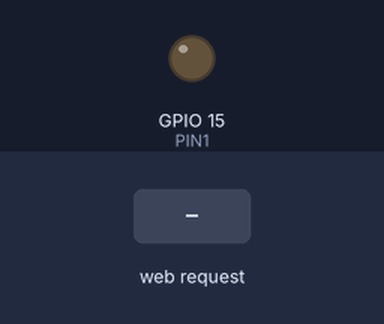
The sketch below on a simulated ESP8266 (NodeMCU). Shown: output pins drawn as LEDs (lit = HIGH). The test bench sets the inputs (shaded band). WiFi joins after 1.5 s; servers stay silent unless stated; what the sketch prints to the serial monitor is not drawn.

Above: at 2.7 s.
2.8 s: HTTP request GET /gpio/1 received
At 4.0 s:
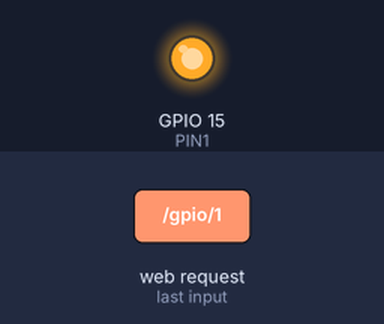
4.3 s: HTTP request GET /gpio/0 received
At 5.3 s:
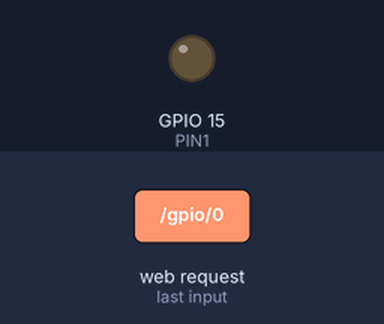
Timing chart, 0 to 7.3 s (numbered marks = the images above; inputs shaded):
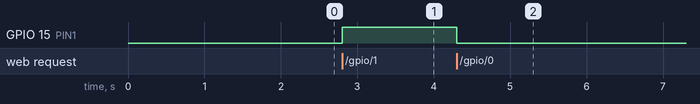

Measured:
- after the input at 2.8 s, GPIO 15 (PIN1): LOW → HIGH at once
- after the input at 4.3 s, GPIO 15 (PIN1): HIGH → LOW at once

The sketch:

AcendeLedWeb.ino
```cpp
#include <ESP8266WiFi.h>
#define PIN1 15

const char* ssid = "########";
const char* password = "########";

// Network settings
IPAddress ip(10, 1, 1, 50);
IPAddress gateway(10, 1, 1, 1);
IPAddress subnet(255, 255, 255, 0);

// Create an instance of the server
// specify the port to listen on as an argument
WiFiServer server(80);

void setup() {
  Serial.begin(115200);
  delay(10);

  // prepare GPIO2
  pinMode(PIN1, OUTPUT);
  digitalWrite(PIN1, 0);

  // Connect to WiFi
  Serial.println();
  Serial.print("Connecting to ");
  Serial.println(ssid);

  WiFi.config(ip, gateway, subnet);
  WiFi.begin(ssid, password);

  while (WiFi.status() != WL_CONNECTED) {
    delay(500);
    Serial.print(".");
  }
  Serial.println("");
  Serial.println("WiFi connected");

  // Start the server
  server.begin();
  Serial.println("Server started");

  // Print the IP address
  Serial.println(WiFi.localIP());
}

void loop() {
  // Check if a client has connected
  WiFiClient client = server.available();
  if (!client) {
    return;
  }

  // Wait until the client sends some
  while(!client.available()){
    delay(1);
  }

  // Read the first line of the request
  String req = client.readStringUntil('\r');
  Serial.println(req);
  client.flush();

  // Match the request
  // Set GPIO2 according to the request
  if (req.indexOf("/gpio/0") != -1)
    digitalWrite(PIN1, 0);
  else if (req.indexOf("/gpio/1") != -1)
    digitalWrite(PIN1, 1);

  client.flush();

  //Gets the current state of the relay/device
  int leitura = 0;  //digitalRead(## PIN HERE ##);

  // Prepare the response
  String s = "HTTP/1.1 200 OK\r\nContent-Type: text/html\r\n\r\n";
  s += "<!DOCTYPE HTML>";
  s += "<html>";
  s += "    <head>";
  s += "        <title>Ligue o LED!</title>";
  s += "        <meta charset='UTF-8'>";
  s += "        <link rel='stylesheet' href='https://maxcdn.bootstrapcdn.com/bootstrap/4.0.0-alpha.6/css/bootstrap.min.css'>";
  s += "    </head>";
  s += "    <body>";
  s += "        <script src='https://ajax.googleapis.com/ajax/libs/jquery/3.2.1/jquery.min.js'></script>";
  s += "        <script>";
  s += "            var status = 1;";
  s += "            $(document).ready(function() {";
  s += "                if (status == 0) {";
  s += "                    $('#btn').addClass('btn-danger').removeClass('btn-success').text('Desligar');";
  s += "                } else {";
  s += "                    $('#btn').addClass('btn-success').removeClass('btn-danger').text('Ligar');";
  s += "                }";
  s += "            });";
  s += "            function enviar(stat) {";
  s += "                var xhttp = new XMLHttpRequest;";
  s += "                xhttp.open('GET', '/gpio/' + stat, true);";
  s += "                xhttp.send();";
  s += "                if (status == 1) {";
  s += "                    status = 0;";
  s += "                    $('#btn').addClass('btn-danger').removeClass('btn-success').text('Desligar');";
  s += "                } else {";
  s += "                    status = 1;";
  s += "                    $('#btn').addClass('btn-success').removeClass('btn-danger').text('Ligar');";
  s += "                }";
  s += "            }";
  s += "        </script>";
  s += "        <div class='jumbotron text-center'>";
  s += "            <h1 class='display-2'>";
  s += "                Ligue o led!<br>";
  s += "            </h1>";
  s += "            <p class='lead'>Esta página serve apenas para ligar o led...</p>";
  s += "        </div>";
  s += "        <div class='container'>";
  s += "          <div class='row'>";
  s += "              <div class='col'>";
  s += "                  <button id='btn' onclick='enviar(status)' style='font-size: 40pt; padding: 30px;' class='btn btn-success btn-lg w-100'>Ligar </button>";
  s += "              </div>";
  s += "          </div>";
  s += "        </div>";
  s += "    </body>";
  s += "</html>";

  // Send the response to the client
  client.print(s);
  delay(1);

  // The client will actually be disconnected
  // when the function returns and 'client' object is detroyed
}
```
